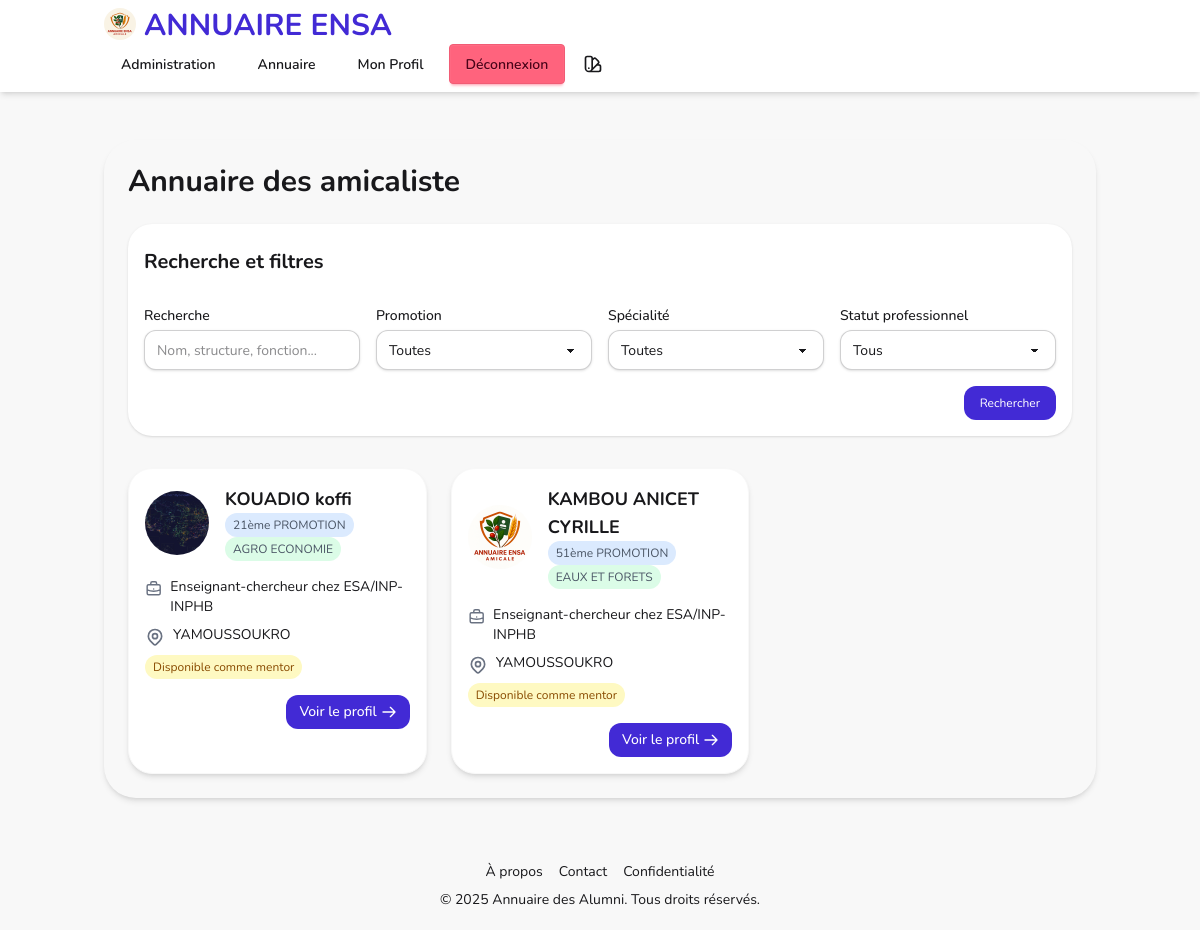
Page /annuaire/ (signed in) on the earlier database version.
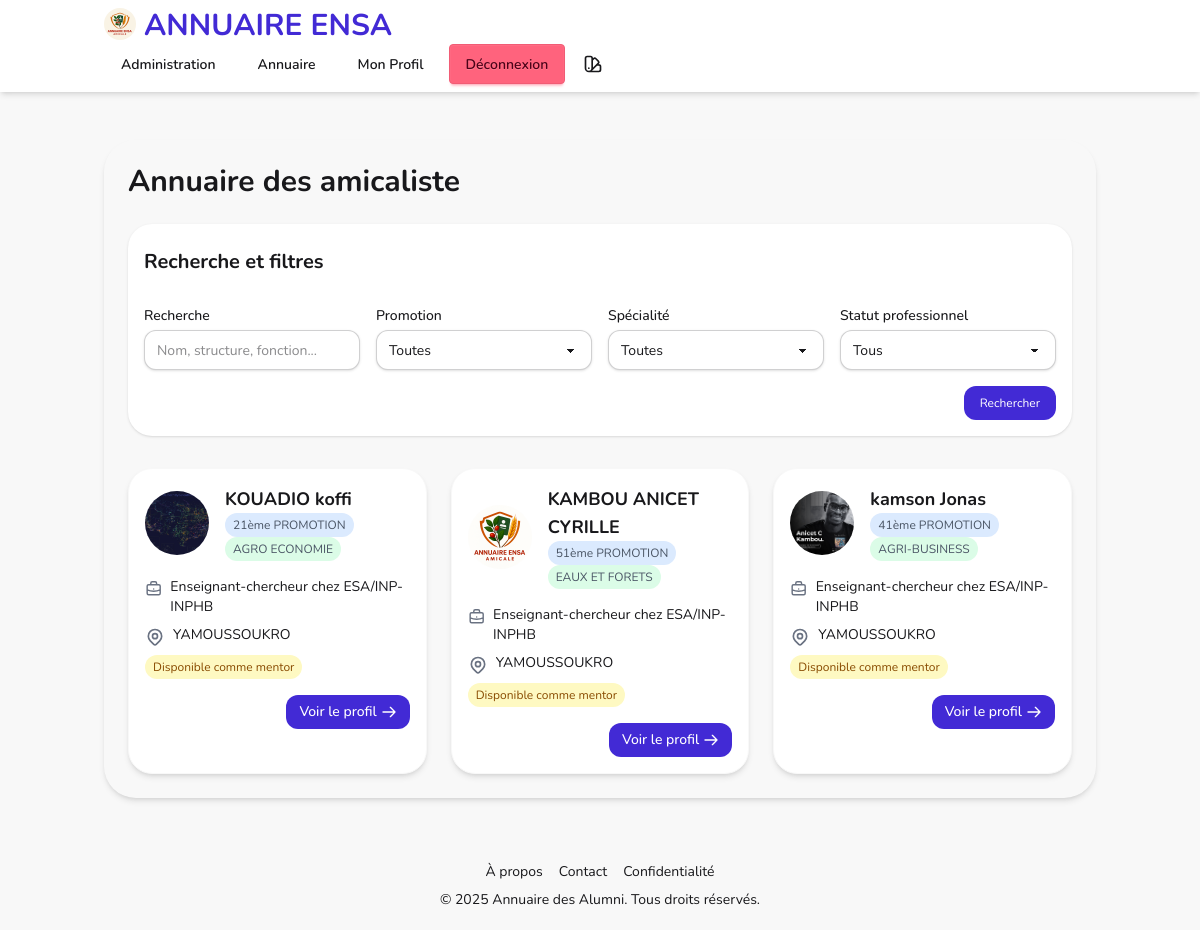
Same page on the later database version.
### models.py (models this page shows, shortened)
class UserProfile(db.Model):
    __tablename__ = 'user_profiles'
    id = Column(Integer, primary_key=True, autoincrement=True)
    user_id = Column(Integer, db.ForeignKey('users.id'), nullable=False)
    created_at = Column(DateTime, default=datetime.utcnow)
    updated_at = Column(DateTime, default=datetime.utcnow, onupdate=datetime.utcnow)
    nom_prenoms = Column(String(100), nullable=False)
    promotion = Column(SQLEnum(PromotionEnum), nullable=True)
    specialite = Column(SQLEnum(SpecialiteEnum), nullable=True)
    structure = Column(String(255), nullable=True)  # Employeur
    fonction = Column(String(100), nullable=True)
    localite_residence = Column(String(100), nullable=True)
    numero_whatsapp = Column(String(20), nullable=True)
    autres_numeros = Column(String(100), nullable=True)
    email = Column(String(255), nullable=False)
    compte_linkedin = Column(String(255), nullable=True)
    biographie = Column(Text, nullable=True)
    photo_filename = Column(String(255), nullable=True)
    cv_filename = Column(String(255), nullable=True)
    statut_professionnel = Column(SQLEnum(StatutProfessionnelEnum), nullable=True)
    is_mentor_available = Column(Boolean, nullable=True, default=False)
    user = db.relationship('User', backref=db.backref('profile', uselist=False))
    __table_args__ = (
        db.CheckConstraint("LENGTH(numero_whatsapp) >= 10", name="check_whatsapp_length"),
    )

### routes/annuaire.py (the view)
@annuaire_bp.route('/')
@login_required
def index():
    profiles = UserProfile.query.all()
    promotions = [promotion.value for promotion in PromotionEnum]
    specialites = [specialite.value for specialite in SpecialiteEnum]
    statuts = [statut.value for statut in StatutProfessionnelEnum]
    return render_template('annuaire/index.html',
                          profiles=profiles,
                          promotions=promotions,
                          specialites=specialites,
                          statuts=statuts)

### models.py (called while the page is built)
@login_manager.user_loader
def load_user(user_id):
    return User.query.get(int(user_id))

    @property
    def is_authenticated(self):
        return True

    @property
    def is_admin(self):
        return self.role == RoleEnum.ADMIN

### templates/annuaire/index.html (shortened to what this page needs)
{% extends 'base.html' %}
{% block content %}
<div class="rounded-4xl shadow-md p-6">
    <h1 class="text-3xl font-bold  mb-6">Annuaire des amicaliste</h1>
    <div class="fieldset mb-8 bg-base-100 p-4 rounded-3xl card shadow-sm">
        <h2 class="fieldset-legend text-xl font-bold  mb-4">Recherche et filtres</h2>
        <form id="search-form" class="grid grid-cols-1 md:grid-cols-4 gap-4">
            <div>
                <label for="query" class="block text-sm font-medium  mb-1">Recherche</label>
                <input type="text" id="query" name="query" placeholder="Nom, structure, fonction..."
                       class="input block w-full rounded-xl  shadow-sm  focus:ring-blue-500">
            </div>
            <div>
                <label for="promotion-filter" class="block text-sm font-medium  mb-1">Promotion</label>
                <select id="promotion-filter" name="promotion"
                        class="select block w-full rounded-xl  shadow-sm  focus:ring-blue-500">
                    <option value="">Toutes</option>
                </select>
            </div>
            <div>
                <label for="specialite-filter" class="block text-sm font-medium  mb-1">Spécialité</label>
                <select id="specialite-filter" name="specialite"
                        class="select block w-full rounded-xl  shadow-sm  focus:ring-blue-500">
                    <option value="">Toutes</option>
                </select>
            </div>
            <div>
                <label for="statut-filter" class="block text-sm font-medium  mb-1">Statut professionnel</label>
                <select id="statut-filter" name="statut"
                        class="select block w-full rounded-xl  shadow-sm  focus:ring-blue-500">
                    <option value="">Tous</option>
                </select>
            </div>
            <div class="md:col-span-4 flex justify-end">
                <button type="submit" class="bg-primary hover:bg-secondary text-white px-4 py-2 rounded-xl">
                    Rechercher
                </button>
            </div>
        </form>
    </div>
    <div id="profiles-container" class="grid grid-cols-1 sm:grid-cols-2 lg:grid-cols-3 gap-6">
        {% for profile in profiles %}
            <div class="profile-card rounded-3xl bg-base-100 shadow-md overflow-hidden border border-base-200">
                <div class="p-4">
                    <div class="flex items-center mb-4">
                        <div class="flex-shrink-0 h-16 w-16">
                            {% if profile.photo_filename %}
                                <img class="h-16 w-16 rounded-full object-cover"
                                     src="{{ url_for('static', filename='uploads/photos/' + profile.photo_filename) }}"
                                     alt="{{ profile.nom_prenoms }}">
                            {% else %}
                                <div class="h-16 w-16 rounded-full bg-gray-300 flex items-center justify-center">
                                    <span class="text-2xl">{{ profile.nom_prenoms[:1] }}</span>
                                </div>
                            {% endif %}
                        </div>
                        <div class="ml-4">
                            <h3 class="text-lg font-bold">{{ profile.nom_prenoms }}</h3>
                            <div class="text-sm text-gray-600">
                                {% if profile.promotion %}
                                    <span class="inline-block bg-blue-100  text-xs px-2 py-1 rounded-full mr-1">
                                        {{ profile.promotion.value }}
                                    </span>
                                {% endif %}
                                {% if profile.specialite %}
                                    <span class="inline-block bg-green-100  text-xs px-2 py-1 rounded-full">
                                        {{ profile.specialite.value }}
                                    </span>
                                {% endif %}
                            </div>
                        </div>
                    </div>
                    <div class="space-y-2 mb-4">
                        {% if profile.fonction or profile.structure %}
                            <div class="flex items-start">
                                <div class="text-sm">
                                    {% if profile.fonction %}{{ profile.fonction }}{% endif %}
                                    {% if profile.fonction and profile.structure %} chez {% endif %}
                                    {% if profile.structure %}{{ profile.structure }}{% endif %}
                                </div>
                            </div>
                        {% endif %}
                        {% if profile.localite_residence %}
                            <div class="flex items-start">
                                <div class="text-sm ">{{ profile.localite_residence }}</div>
                            </div>
                        {% endif %}
                        {% if profile.is_mentor_available %}
                            <div class="flex items-center mt-2">
                                <span class="inline-block bg-yellow-100 text-yellow-800 text-xs px-2 py-1 rounded-full">
                                    Disponible comme mentor
                                </span>
                            </div>
                        {% endif %}
                    </div>
                    <div class="flex justify-end">
                        <a href="{{ url_for('profile.view_user_profile', user_id=profile.user_id) }}"
                           class="inline-flex items-center px-3 py-1.5 border border-transparent text-sm font-medium rounded-xl text-white bg-primary hover:bg-blue-700">
                            Voir le profil
                            <svg xmlns="http://www.w3.org/2000/svg" class="h-4 w-4 ml-1" fill="none" viewBox="0 0 24 24" stroke="currentColor">
                                <path stroke-linecap="round" stroke-linejoin="round" stroke-width="2" d="M14 5l7 7m0 0l-7 7m7-7H3" />
                            </svg>
                        </a>
                    </div>
                </div>
            </div>
        {% endfor %}
    </div>
</div>
{% endblock %}

### templates/base.html (shortened to what this page needs)
<!DOCTYPE html>
<html lang="fr" data-theme="light">
<head>
    <link href="https://cdn.jsdelivr.net/npm/daisyui@5" rel="stylesheet" type="text/css" />
    <script src="https://cdn.jsdelivr.net/npm/@tailwindcss/browser@4"></script>
    <link href="https://cdn.jsdelivr.net/npm/daisyui@5/themes.css" rel="stylesheet" type="text/css" />
</head>
<body class="min-h-screen bg-base-200">
    <div class="navbar shadow-md sticky top-0 z-50 bg-base-100">
        <div class="container mx-auto px-4">
            <div class="flex-1 flex">
                <img src="{{ url_for('static', filename='/assets/images/logo.png') }}" alt="Logo" class="w-8 h-8 mr-2 rounded-full">
                <a href="{{ url_for('index.index') }}" class="text-3xl font-bold text-primary">
                    ANNUAIRE ENSA</a>
            </div>
            <div class="flex gap-2">
                <div class="flex items-center space-x-2">
                    {% if current_user.is_authenticated %}
                        {% if current_user.is_admin %}
                            <a href="{{ url_for('admin.dashboard') }}" class="btn btn-ghost">Administration</a>
                        {% endif %}
                        <a href="{{ url_for('annuaire.index') }}" class="btn btn-ghost">Annuaire</a>
                        <a href="{{ url_for('profile.view_profile') }}" class="btn btn-ghost">Mon Profil</a>
                        <a href="{{ url_for('auth.logout') }}" class="btn btn-error">Déconnexion</a>
                    {% else %}
                        <a href="{{ url_for('auth.login') }}" class="btn btn-primary">Connexion</a>
                    {% endif %}
                </div>
                <div class="dropdown dropdown-end">
                    <div tabindex="0" role="button" class="btn btn-ghost btn-circle">
                    </div>
                </div>
            </div>
        </div>
    </div>
    <main class="container mx-auto px-4 py-8 mb-25">
        {% block content %}{% endblock %}
    </main>
    <footer class="footer footer-center p-5 bg-base-200 text-base-content mt-12" style="position:fixed; bottom:0">
        <div class="container mx-auto">
            <div class="grid grid-flow-col gap-4">
                <a href="#" class="link link-hover">À propos</a>
                <a href="#" class="link link-hover">Contact</a>
                <a href="#" class="link link-hover">Confidentialité</a>
            </div>
            <div>
                <p>&copy; {{ now.year }} Annuaire des Alumni. Tous droits réservés.</p>
            </div>
        </div>
    </footer>
</body>
</html>

### templates/base.html (style rules this page uses)
body { font-family: 'Nunito', sans-serif; }
h1, h2 { font-family: 'Nunito', serif; }

### templates/annuaire/index.html (style rules this page uses)
.profile-card { transition: transform 0.3s ease, box-shadow 0.3s ease; }
body { font-family: 'Nunito', Helvetica, Arial, sans-serif; }
h1, h2 { font-family: 'Nunito', serif; }

Differences in the rows shown:
added UserProfile: photo_filename (picture), nom_prenoms "kamson Jonas", promotion.value "41ème PROMOTION", specialite.value "AGRI-BUSINESS", fonction "Enseignant-chercheur", shows "chez", structure "ESA/INP-INPHB", localite_residence "YAMOUSSOUKRO", is_mentor_available "Disponible comme mentor"
